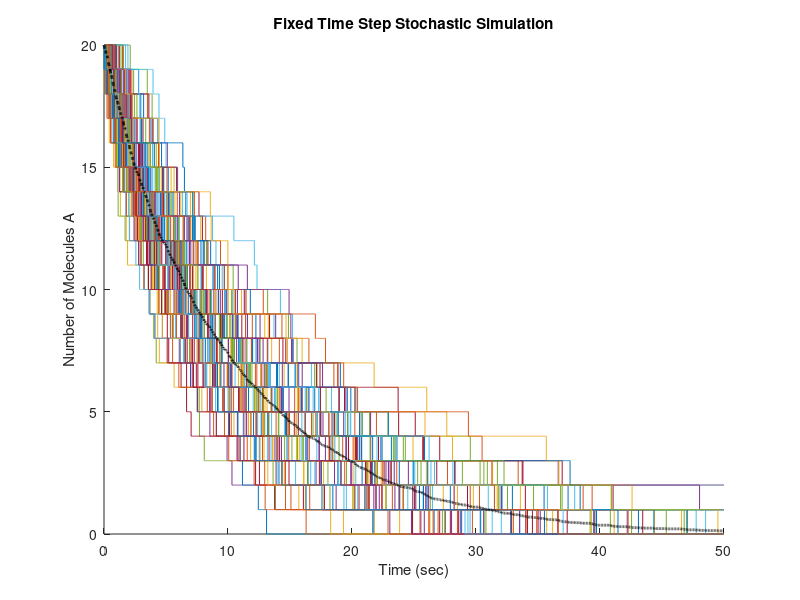

MATLAB code to generate this figure:
clearvars;
nrun = 100; % Number of simulation runs
nstep = 10000; % Number of time steps
A = zeros(nrun, nstep); % Preallocate array for molecule counts
A(:,1) = 20; % Initial number of molecules
dt = 0.005; % Time step
k = 0.1; % Rate constant
p = k * dt; % Probability per time step

% Perform stochastic simulation
for i = 1:nrun
    for j = 1:nstep-1
        if A(i,j) > 0
            if rand() < p * A(i,j)
                A(i,j+1) = A(i,j) - 1; % Molecule A is consumed
            else
                A(i,j+1) = A(i,j); % Molecule A remains the same
            end
        else
            break; % No molecules left to react
        end
    end
end

% Calculate mean number of molecules at each time step
meanA = mean(A, 1);

% Plot results
time = (0:nstep-1) * dt; % Time vector
figure;
hold on;
colors = lines(nrun); % Generate a colormap with 'nrun' different colors
for i = 1:nrun
    stairs(time, A(i,:), 'Color', colors(i,:)); % Individual runs with unique colors
end
plot(time, meanA, 'k--', 'LineWidth', 2); % Mean number of molecules in dashed black line
xlabel('Time (sec)');
ylabel('Number of Molecules A');
title('Fixed Time Step Stochastic Simulation');
hold off;
